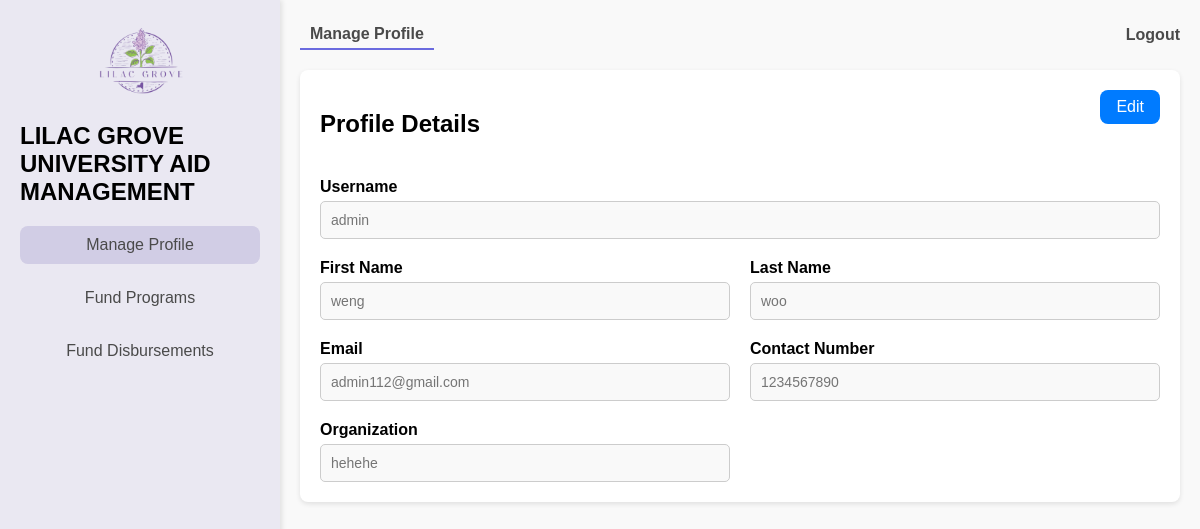
Screenshot of /profile/ (signed in) with the database file from the repository.
### users/models.py (models this page shows, shortened)
class Account(AbstractUser):
    ROLE_LIST = [
        ('student', 'Student'),
        ('officer', 'Aid Officer'),
        ('funder', 'Funder'),
        ('administrator', 'Administrator'),
    ]
    role                = models.CharField(max_length=13, choices=ROLE_LIST)
    study_program       = models.CharField(max_length=100, blank=True, null=True) # only for Students
    years_of_study      = models.IntegerField(blank=True, null=True)
    gpa                 = models.FloatField(blank=True, null=True)
    organization_name   = models.CharField(max_length=255, blank=True, null=True)
    is_approved         = models.BooleanField(default=False)
    phone_number        = models.CharField(max_length=15, blank=True, null=True)
    created_at          = models.DateTimeField(default=now)
    updated_at          = models.DateTimeField(auto_now=True)
    class Meta:
        db_table = 'users_masterlist'

### users/views.py (the view)
# urls.py: path('profile/', views.dashboard, name = 'dashboard'),
@login_required
def dashboard(request):
    role_dashboard_map = {
        'administrator': admin_dashboard,
        'student': student_dashboard,
        'officer': officer_dashboard,
        'funder': funder_dashboard,
    }
    user_role = request.user.role
    if user_role in role_dashboard_map:
        return role_dashboard_map[user_role](request)
    else:
        messages.error(request, "Your role is not recognized. Please contact support.")
        return redirect('home')  # Redirect to a safe fallback page

### users/views.py (called while the page is built)
def role_required(role_name):
    def decorator(view_func):
        def wrapper(request, *args, **kwargs):
            if request.user.role != role_name:
                raise PermissionDenied("You do not have permission to access this page.")
            return view_func(request, *args, **kwargs)
        return wrapper
    return decorator

@role_required('funder')
@login_required
def funder_dashboard(request):
    active_tab = request.GET.get('tab', 'edit_profile')
    active_menu = 'manage_profile'  # Default menu for administrators
    if active_tab in ['status', 'fund_proposal']:
        active_menu = 'fund_programs'
    elif active_tab in ['aid_application', 'fund_utilization', 'impact_report']:
        active_menu = 'fund_disbursements'
    user_role = request.user.role
    navbar_content = NAVBAR_CONTENT.get(user_role, {}).get(active_menu, [])
    context = {
        'active_tab': active_tab,
        'active_menu': active_menu,  # Pass the active menu to the template
        'navbar_content': navbar_content,  # Pass the navbar content
    }
    return render(request, 'dashboards/funder_dashboard.html', context)

### users/templates/dashboards/funder_dashboard.html (shortened to what this page needs)
{% extends "dashboards/dashboard.html" %}
{% load static %}
{% block menu %}
    <a href="{% url 'dashboard' %}?tab=edit_profile" class="menu-item {% if active_menu == 'manage_profile' %}active{% endif %}">
        Manage Profile
    </a>
    <a href="{% url 'dashboard' %}?tab=status" class="menu-item {% if active_menu == 'fund_programs' %}active{% endif %}">
        Fund Programs
    </a>
    <a href="{% url 'dashboard' %}?tab=aid_application" class="menu-item {% if active_menu == 'fund_disbursements' %}active{% endif %}">
        Fund Disbursements
    </a>
{% endblock menu %}
{% block dashboard %}
    {% if active_tab == 'edit_profile'%}
        <section class="profile-details">
            <div class="profile-header">
                <h2>Profile Details</h2>
                <button class="action-button edit-btn" data-user-id="{{ request.user.id }}" data-bs-toggle="modal" data-bs-target="#editUserModal">Edit</button>
            </div>
            <div class="details">
                <form>
                    <div class="form-group full-width">
                        <label for="username">Username</label>
                        <input type="text" id="username" placeholder="{{user.username}}" readonly>
                    </div>
                    <div class="form-group">
                        <label for="fullname">First Name</label>
                        <input type="text" id="fullname" placeholder="{{user.first_name}}" readonly>
                    </div>
                    <div class="form-group">
                        <label for="studentid">Last Name</label>
                        <input type="text" id="lastname" placeholder="{{user.last_name}}" readonly>
                    </div>
                    <div class="form-group">
                        <label for="email">Email</label>
                        <input type="email" id="email" placeholder="{{user.email}}" readonly>
                    </div>
                    <div class="form-group">
                        <label for="phone_number">Contact Number</label>
                        <input type="tel" name="phone_number" placeholder="{{user.phone_number}}" readonly>
                    </div>
                    <div class="form-group">
                        <label for="organization_name">Organization</label>
                        <input type="text" name="organization_name" placeholder="{{user.organization_name}}" readonly>
                    </div>
                </form>
            </div>
        </section>
    {% endif%}
    {% include 'others/profilemodal.html' %}
{% endblock dashboard %}

### static/css/main.css (style rules this page uses)
body { font-family: Arial, sans-serif; margin: 0; padding: 0; background-color: #f9f9f9; min-height: 100vh; display: flex; justify-content: center; align-items: center; }

### users/static/css/dashboard.css (style rules this page uses)
.menu-item { text-decoration: none; color: #4a4a4a; font-size: 16px; padding: 10px; text-align: center; border-radius: 8px; transition: background-color 0.3s; }
.menu-item:hover, .menu-item.active { background-color: #d1cde5; color: #4a4a4a; }
.profile-details { background-color: #ffffff; border-radius: 8px; padding: 20px; margin-bottom: 20px; box-shadow: 0 2px 5px rgba(0, 0, 0, 0.1); }
.details form { display: grid; grid-template-columns: repeat(2, 1fr); gap: 20px; margin-top: 20px; }
.form-group { display: flex; flex-direction: column; }
.form-group.full-width { grid-column: span 2; }
label { font-weight: bold; margin-bottom: 5px; }
input { padding: 10px; border: 1px solid #ccc; border-radius: 5px; background-color: #f9f9f9; font-size: 14px; }
.edit-btn { background-color: #6b6bdf; color: #fff; border: none; padding: 10px 15px; border-radius: 5px; cursor: pointer; transition: background-color 0.3s; }
.action-button { background-color: #007bff; color: white; font-size: 1rem; padding: 0.5rem 1rem; border: none; border-radius: 8px; cursor: pointer; transition: background-color 0.3s ease; position: absolute; top: 0; right: 0; }
.profile-header { display: flex; justify-content: space-between; align-items: center; margin-bottom: 1rem; position: relative; }

### rows the page displays
Account: username "admin", first_name "weng", last_name "woo", email "admin112@gmail.com", phone_number "1234567890", organization_name "hehehe"

### other values shown
{{ item.name }} "Manage Profile"
